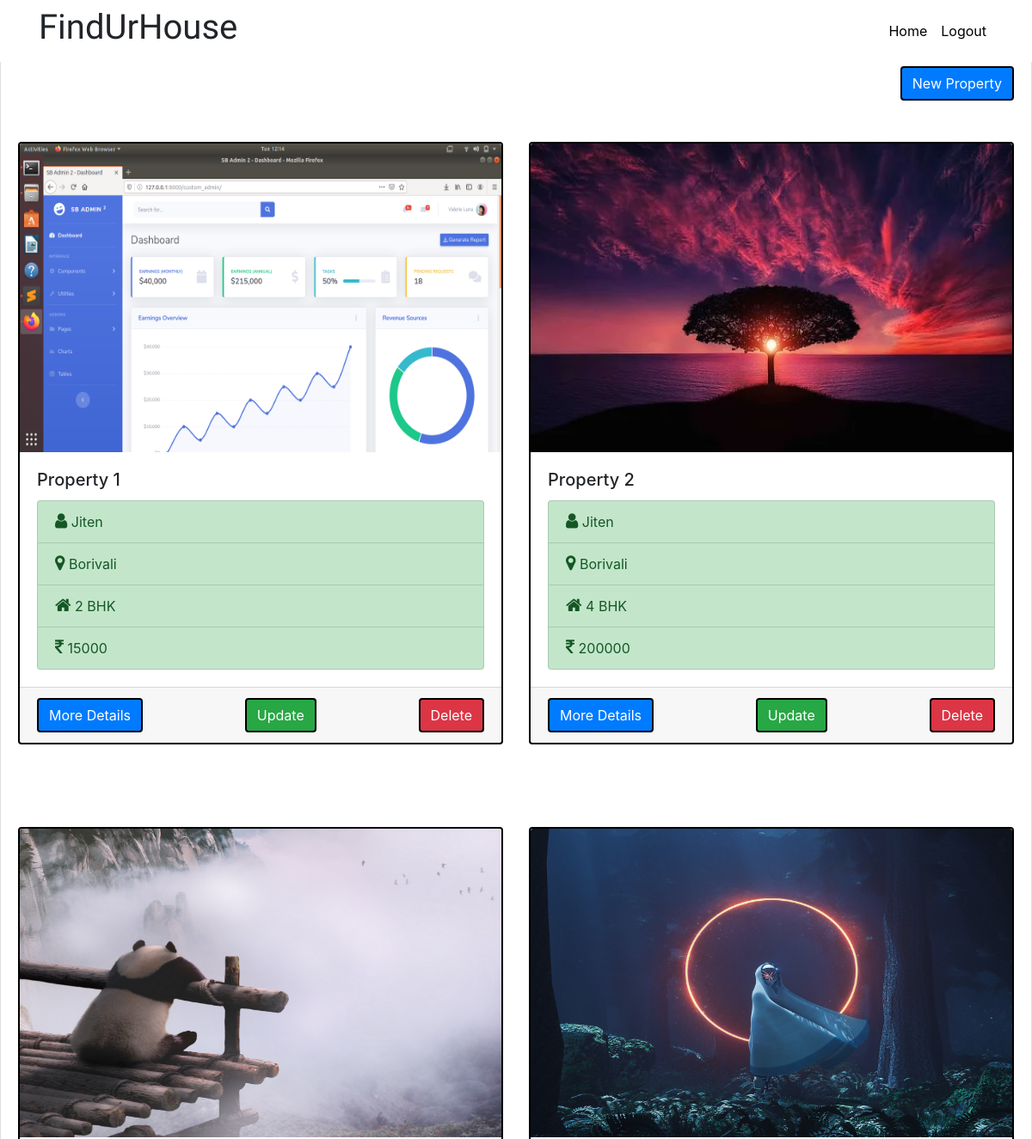
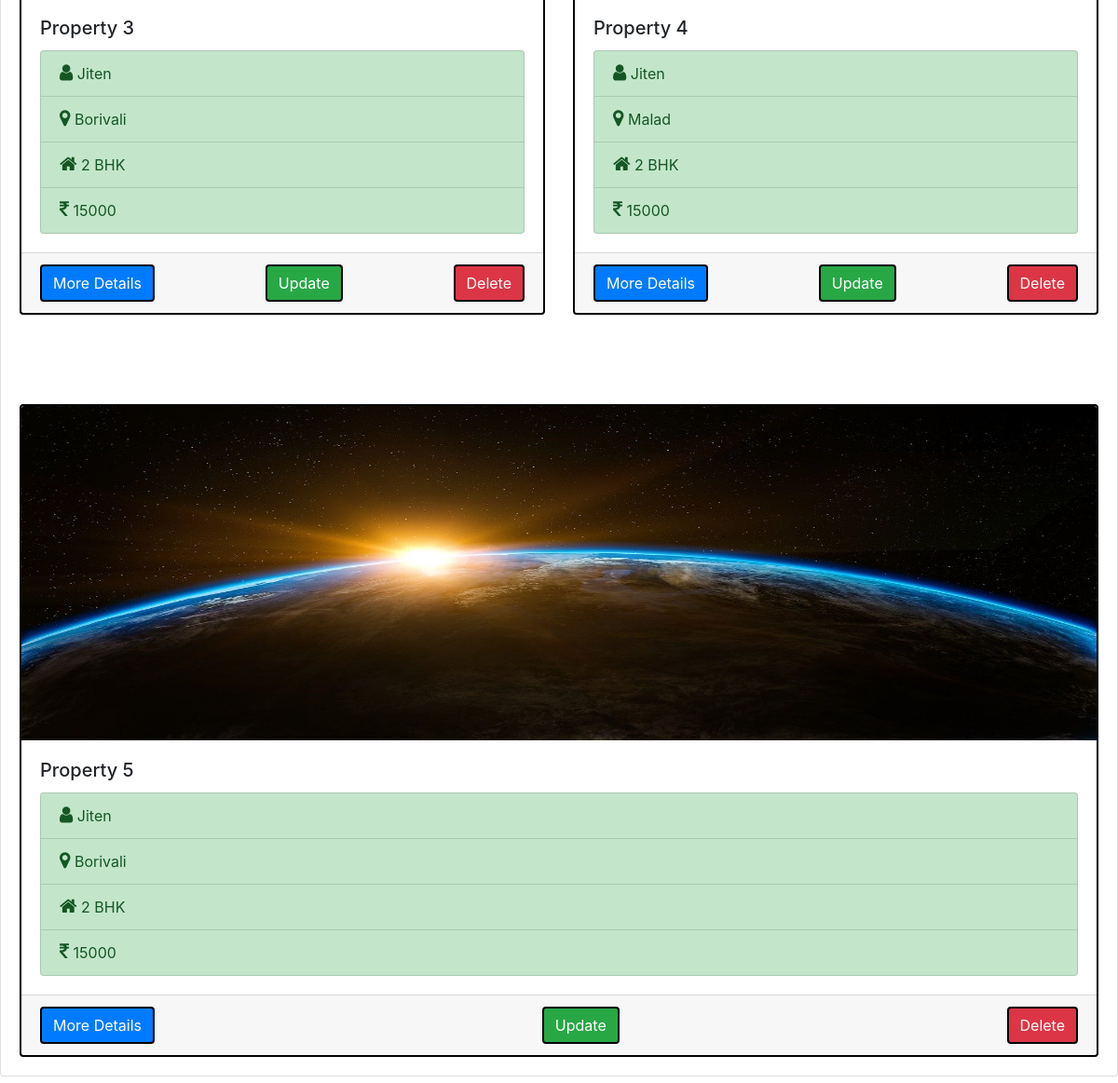
Page /owner/home (signed in) on the committed database (2 pictures, top to bottom).
### users/models.py (models this page shows, shortened)
class Property(models.Model):
    size_choices = [
        ('1 BHK' ,'1 BHK'),
        ('2 BHK' ,'2 BHK'),
        ('3 BHK' ,'3 BHK'),
        ('4 BHK' ,'4 BHK')
    ]
    area_choices = [
        ('Borivali' ,'Borivali'),
        ('Kandivali' ,'Kandivali'),
        ('Malad' ,'Malad'),
        ('Goregaon' ,'Goregaon')
    ]
    property_owner = models.ForeignKey(Owner, on_delete=models.CASCADE)
    property_size = models.CharField(choices=size_choices, max_length = 100)
    monthly_rent = models.PositiveIntegerField(validators = [MinValueValidator(1)])
    property_image = models.ImageField(default='default.jpg',upload_to='property_images/',blank = False)
    area = models.CharField(choices=area_choices, max_length = 100)
    address_line_1 = models.CharField(max_length = 100)
    address_line_2 = models.CharField(max_length = 100)

class Owner(models.Model):
    user = models.OneToOneField(User, on_delete=models.CASCADE, primary_key=True)

class User(AbstractUser):
    is_owner = models.BooleanField(default=False)
    is_tenant = models.BooleanField(default=False)

### users/views.py (the view)
# urls.py: path('owner/home', users_views.owner_home, name='owner_home'),
def owner_home(request):
    owner = User.objects.get(username = request.user.username)
    owner = Owner.objects.get(user=owner)
    all_properties = Property.objects.filter(property_owner = owner).order_by('-id')
    return render(request, 'users/owner_home.html',{"all_properties" : all_properties})

### users/templates/users/owner_home.html (shortened to what this page needs)
{% extends "users/base.html" %}
{% load static %}
{% block content %}
<html lang="en">
<head>
  <link rel="stylesheet" href="https://maxcdn.bootstrapcdn.com/bootstrap/4.0.0/css/bootstrap.min.css">
  <link rel="stylesheet" href="https://cdnjs.cloudflare.com/ajax/libs/font-awesome/4.7.0/css/font-awesome.min.css">
  </head>
  <body>
  <div class="header">
    <h1>Your properties </h1>
  </div>
  <div class="text-right">
    <a class="btn btn-primary btn-border" href="{% url 'new_property' %}"> New Property</a>
  </div>
  <br><br>
 {% for property in all_properties %}
    {% if forloop.first %} <div class="card-deck"> {% endif %}
      <div class="card" style="border: 2px solid black;">
        <img class="card-img-top" width="692" height="359" src="{{ property.property_image.url }}">
        <div class="card-body">
          <h5 class="card-title"> Property {{ forloop.counter }} </h5>
          <ul class="list-group">
            <li class="list-group-item list-group-item-success"><i class="fa fa-user"style="font-size:20px;"></i> {{property.property_owner.user.username}} </li>
            <li class="list-group-item list-group-item-success"><i class="fa fa-map-marker"style="font-size:20px;"></i> {{property.area}} </li>
            <li class="list-group-item list-group-item-success"><i class="fa fa-home"style="font-size:20px;"></i> {{property.property_size}} </li>
            <li class="list-group-item list-group-item-success"><i class="fa fa-inr"style="font-size:20px;"></i> {{property.monthly_rent}} </li>
          </ul>
        </div>
        <div class="card-footer buttons-flex">
          <button type="button" class="btn btn-primary btn-border" data-toggle="modal" data-target="#detailsModal_{{property.id}}" id="right-panel-link"> More Details </button>
          <a type="button" class="btn btn-success btn-border" href = "{% url 'update_property' property.id %}"> Update </a>
          <button type="button" class="btn btn-danger btn-border" data-toggle="modal" data-target="#deletemodal_{{property.id}}" id="right-panel-link"> Delete </button>
        </div>
      </div>
    {% if forloop.counter|divisibleby:"2" %}</div> <br><br><br><br> <div class="card-deck">{% endif %}
    {% if forloop.last %} </div> {% endif %}
{% endfor %}
  </body>
{% endblock content %}

### users/templates/users/base.html (shortened to what this page needs)
{% load static %}
<!doctype html>
<html lang="en">
  <head>
    <link rel="stylesheet" href="https://maxcdn.bootstrapcdn.com/bootstrap/4.0.0/css/bootstrap.min.css">
    <link rel="stylesheet" type="text/css" href="{% static 'css/app.css' %}">
    <link rel="stylesheet" type="text/css" href="{% static 'css/main.css' %}">
<link rel="stylesheet" href="https://cdnjs.cloudflare.com/ajax/libs/font-awesome/4.7.0/css/font-awesome.min.css">
  </head>
  <body>
    <header class="site-header">
      <nav class="navbar navbar-expand-md bg-steel fixed-top">
        <div class="container">
          <h1 class="logo">
          <a href="{% url 'home' %}">FindUrHouse</a>
            </h1>
                    <div class="navbar-nav">
                    {% if user.is_authenticated %}
                     <a class="nav-item nav-link" href="{% url 'home' %}">Home</a>
                      <a class="nav-item nav-link" href="{% url 'logout' %}">Logout</a>
                    {% else %}
                      <a class="nav-item nav-link" href="{% url 'login' %}">Login</a>
                    </div>
                     {% endif %}
             </div>
      </nav>
    </header>
          <div class="card mb-3">
            <div class="card-body">
              {% block content %}
              {% endblock %}
            </div>
          </div>
  </body>
</html>

### static/css/app.css (style rules this page uses)
.logo { font-family: 'Clicker Script', cursive; }
.logo a { color: #212529; text-decoration: none; }

### static/css/main.css (style rules this page uses)
body { background: #fafafa; color: #333333; margin-top: 5rem; }
h1, h2, h3, h4, h5, h6 { color:black; }
ul { margin: 0; }
.bg-steel { background-color:white; }
.site-header .navbar-nav .nav-link { color: black; }

### users/templates/users/owner_home.html (style rules this page uses)
.buttons-flex { display: -webkit-flex; display: flex; -webkit-justify-content: space-between; justify-content: space-between; }
.btn-border { border: 2px solid black; }

### rows in the picture
Property: property_image (picture), property_owner.user.username "Jiten", area "Borivali", property_size "2 BHK", monthly_rent "15000"
Property: property_image (picture), property_owner.user.username "Jiten", area "Borivali", property_size "4 BHK", monthly_rent "200000"
Property: property_image (picture), property_owner.user.username "Jiten", area "Borivali", property_size "2 BHK", monthly_rent "15000"
Property: property_image (picture), property_owner.user.username "Jiten", area "Malad", property_size "2 BHK", monthly_rent "15000"
Property: property_image (picture), property_owner.user.username "Jiten", area "Borivali", property_size "2 BHK", monthly_rent "15000"
